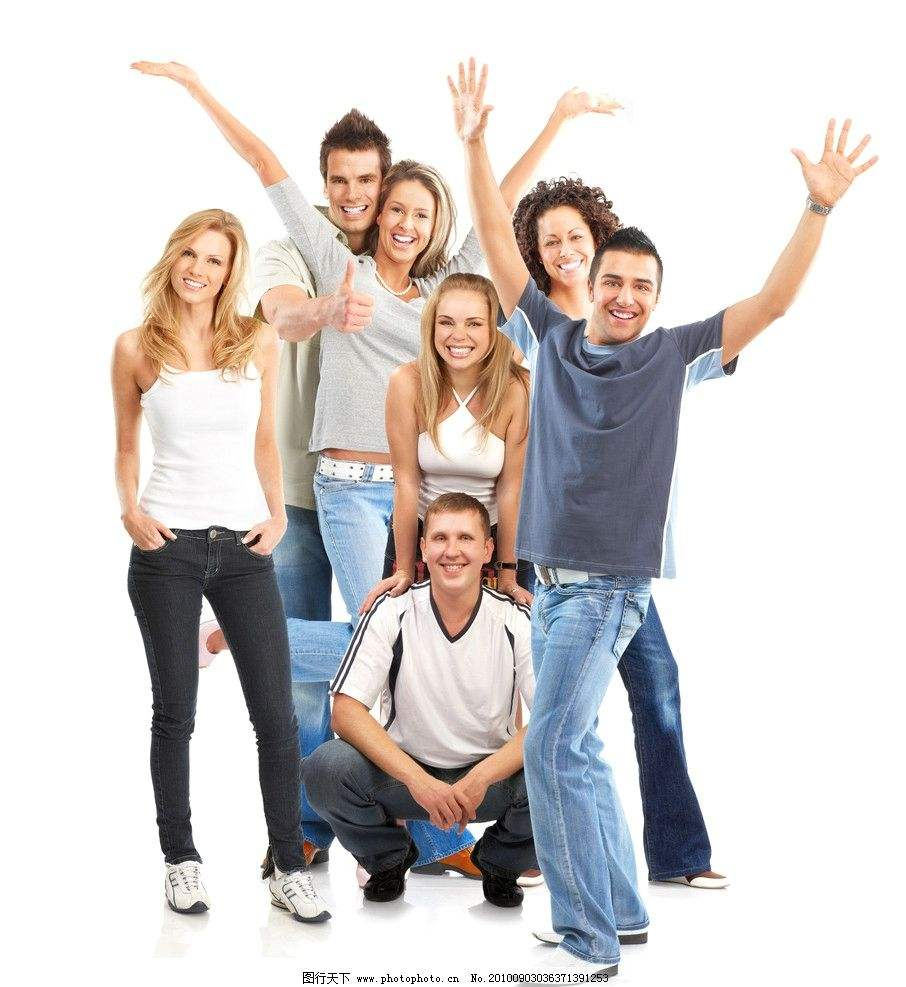
#> input picture imgs/1.jpeg, 906 x 987 px
$ python face_cv3.py
#> lines starting #> are read from the running program, lines starting #| are printed output that depends on the picture; after the words box and inside, x2 and y2 are one past the last pixel; in counts of white or black regions, pixels touching at a corner belong together
#!/usr/bin/env python
# coding=utf-8
import cv2
# import sys

# 获取输入的图片
imagePath = "./imgs/1.jpeg"
cascPath = "haarcascade_frontalface_default.xml"

# 创建haar级联分类器对象
faceCascade = cv2.CascadeClassifier(cascPath)

# 读取图片
image = cv2.imread(imagePath)
#> image is the input picture: shape (987, 906, 3); mean B, G, R 205.6, 207.1, 212.2
# 将图片转为灰度格式
gray = cv2.cvtColor(image, cv2.COLOR_BGR2GRAY)
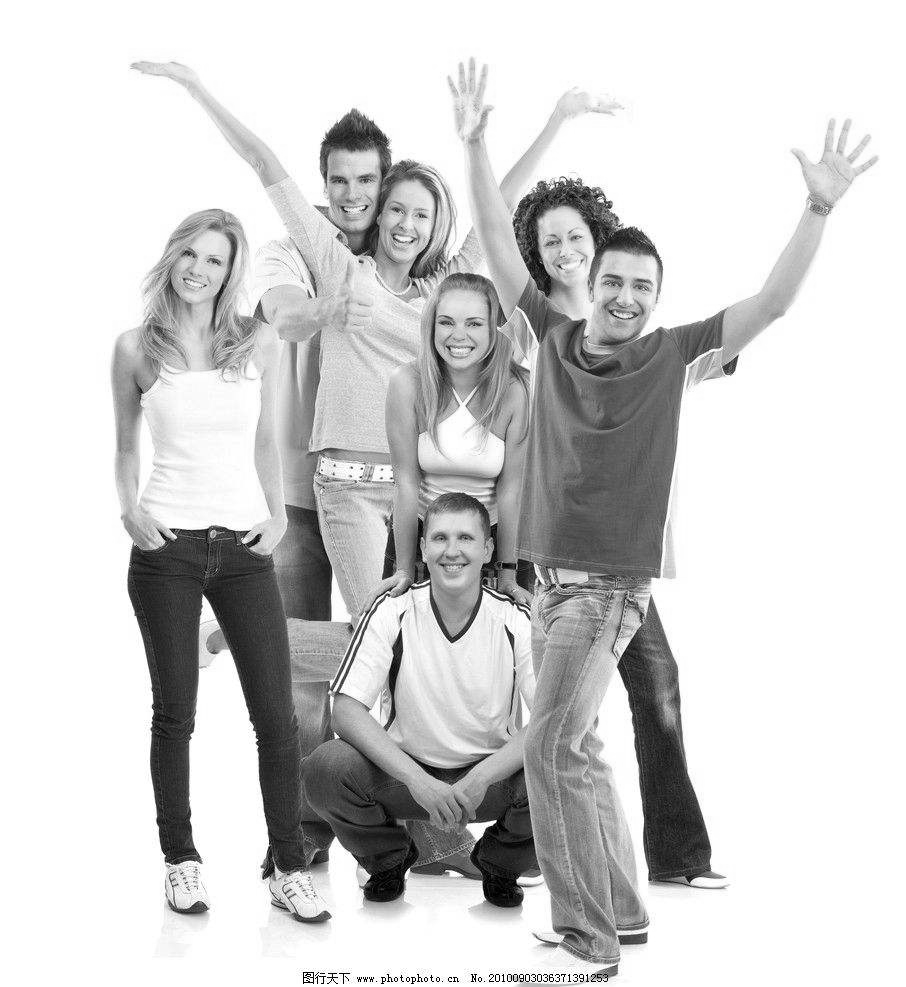
#> gray: shape (987, 906); min 0, max 255, mean 208.5

# 识别图片中的人脸
faces = faceCascade.detectMultiScale(
    gray, scaleFactor=1.1, minNeighbors=5, minSize=(30, 30))
#> faces = [[317, 153, 70, 70], [374, 186, 69, 69], [529, 212, 70, 70], [425, 295, 71, 71], [416, 510, 74, 74], [165, 231, 71, 71], [586, 253, 80, 80], [299, 414, 114, 114]]

# 打印出识别的人脸数
print("Found {0} faces!".format(len(faces)))
#| Found 8 faces!

# 在人脸周围画出矩形
for (x, y, w, h) in faces:
    cv2.rectangle(image, (x, y), (x + w, y + h), (0, 255, 0), 2)
#> this loop made 8 passes
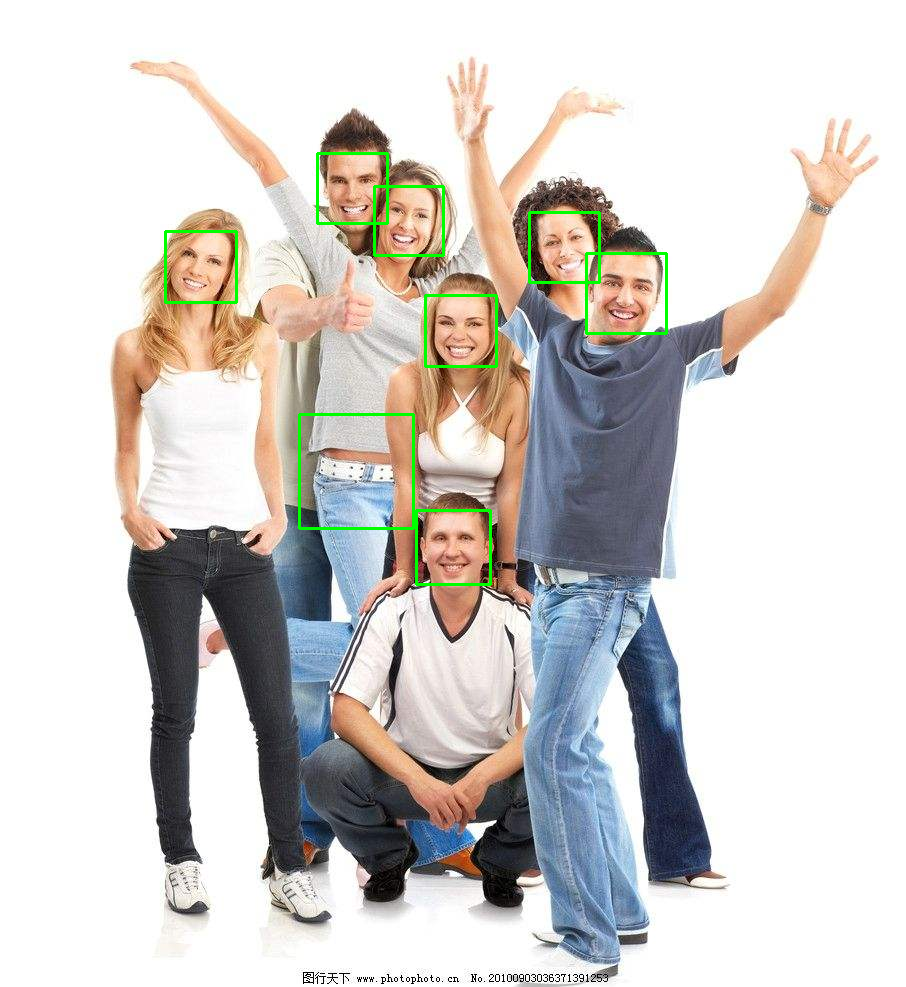
#> image: shape (987, 906, 3); 0.82% of pixels changed, all inside (x1, y1, x2, y2) = (164, 152, 668, 586)

cv2.imshow("Faces found", image)
cv2.waitKey(0)

$ run again, with imgs/family.jpeg copied over imgs/1.jpeg
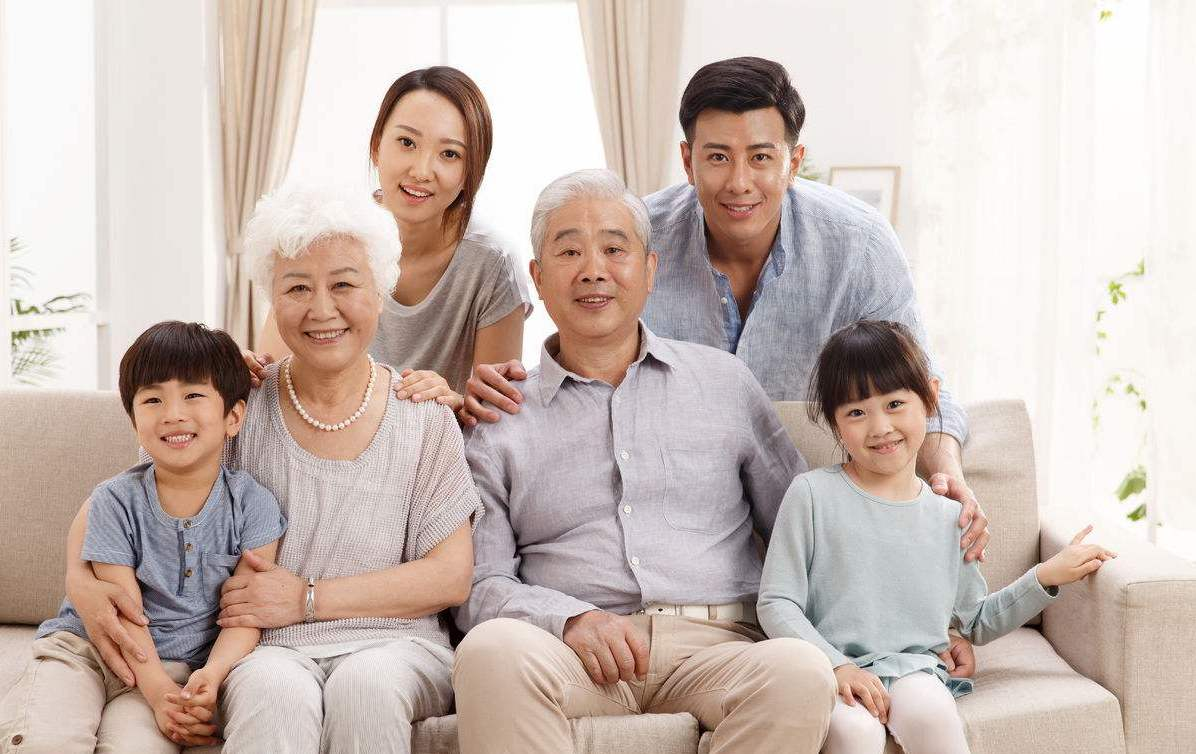
#> input picture imgs/family.jpeg, 1196 x 754 px
#> image is the input picture: shape (754, 1196, 3); mean B, G, R 180.8, 187.6, 203.2
#> `gray = cv2.cvtColor(image, cv2.COLOR_BGR2GRAY)`:
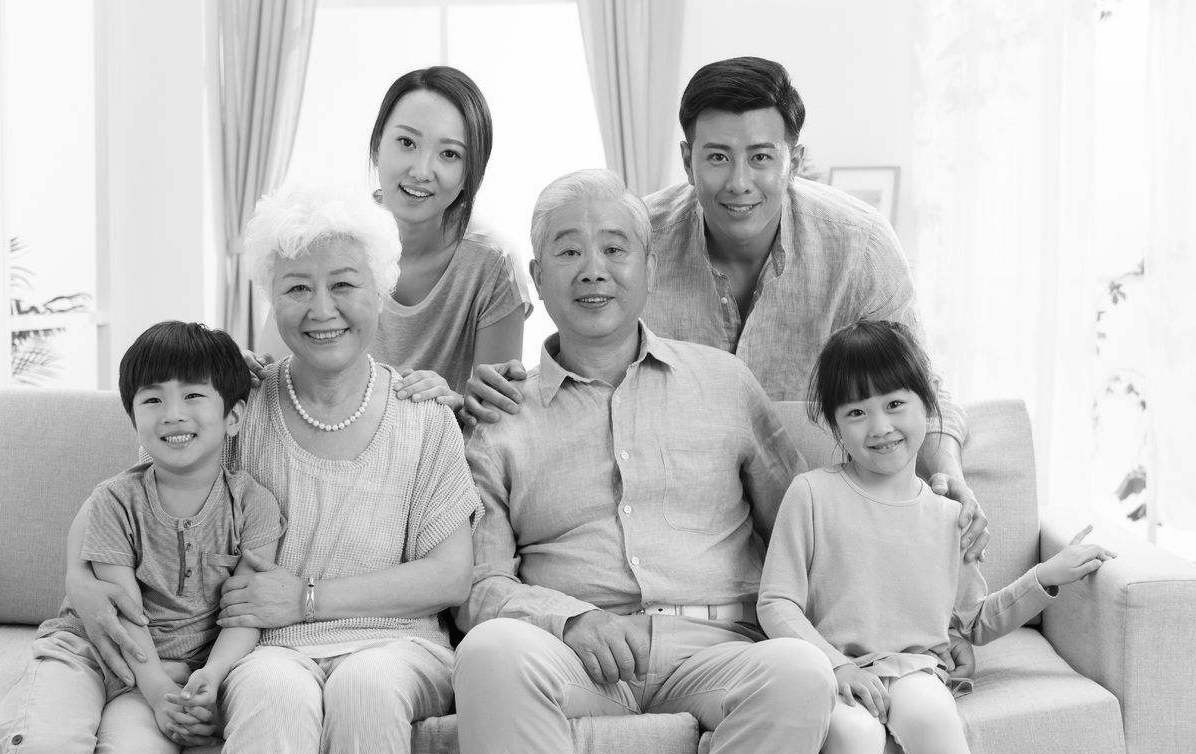
#> gray: shape (754, 1196); min 0, max 255, mean 191.5
#> faces = [[753, 551, 61, 61], [840, 373, 95, 95], [364, 101, 122, 122], [118, 356, 110, 110], [674, 109, 126, 126], [525, 196, 135, 135], [257, 240, 124, 124]]
#| Found 7 faces!
#> the loop `for (x, y, w, h) in faces:` made 7 passes
#> after the loop `for (x, y, w, h) in faces:`:
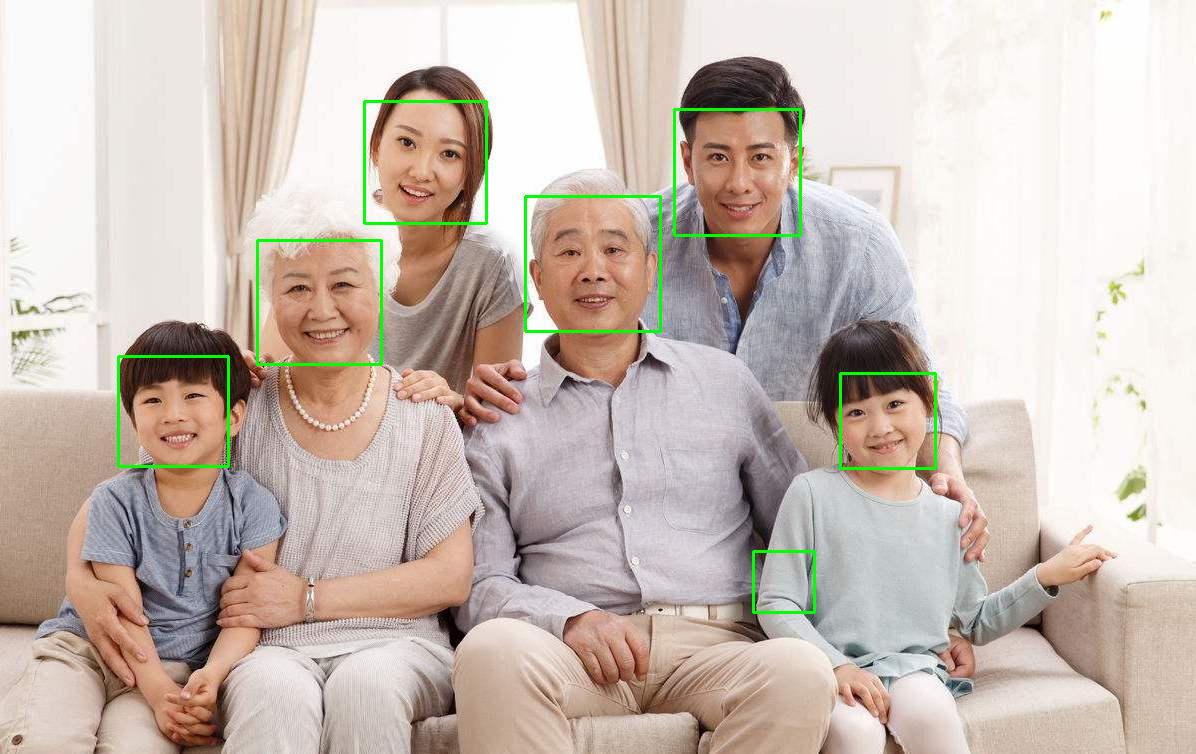
#> image: shape (754, 1196, 3); 1.03% of pixels changed, all inside (x1, y1, x2, y2) = (117, 100, 937, 614)

$ run again, with imgs/family2.jpeg copied over imgs/1.jpeg
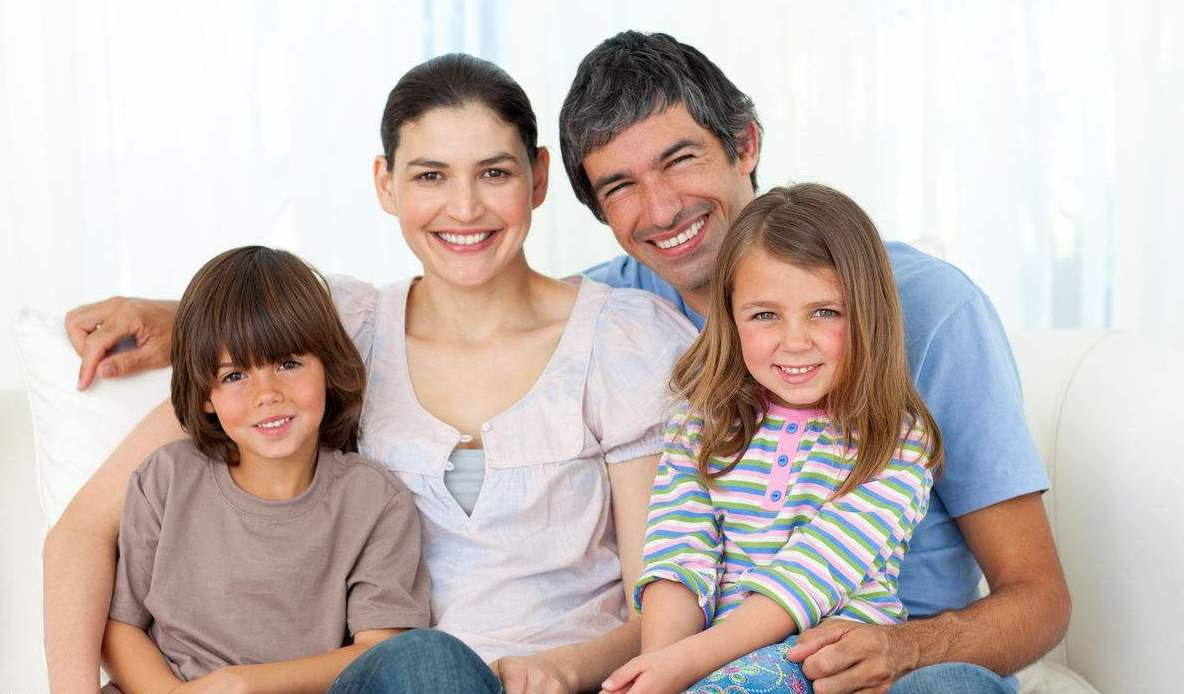
#> input picture imgs/family2.jpeg, 1184 x 694 px
#> image is the input picture: shape (694, 1184, 3); mean B, G, R 181, 185.4, 198.3
#> `gray = cv2.cvtColor(image, cv2.COLOR_BGR2GRAY)`:
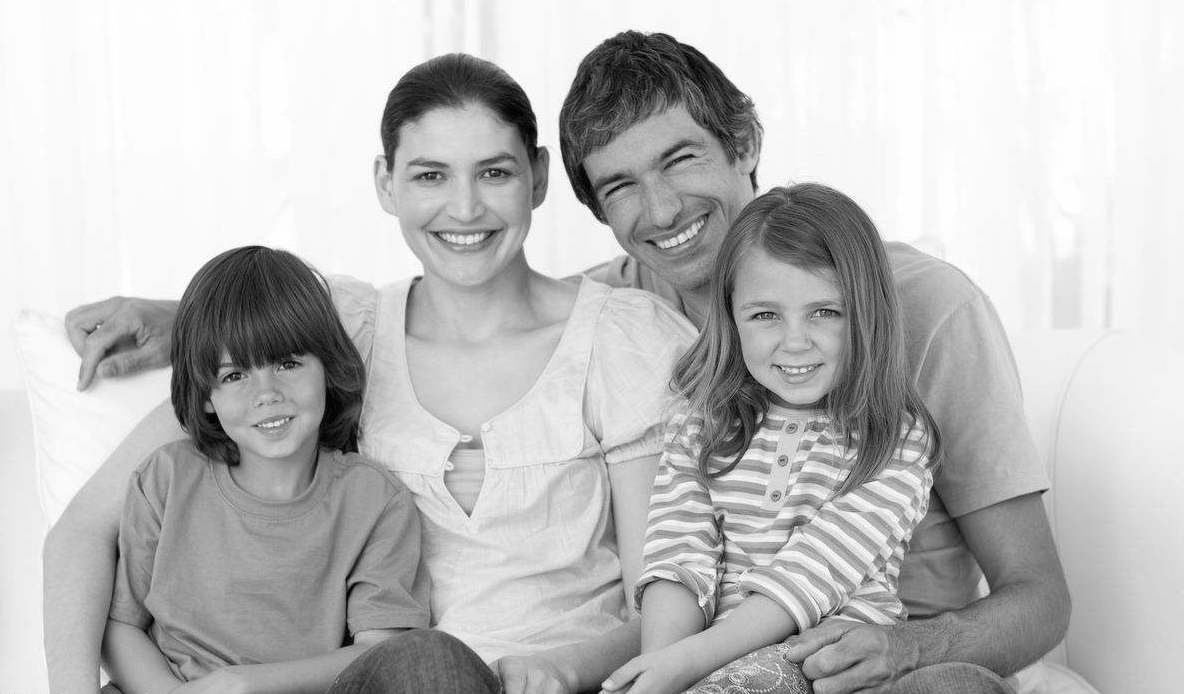
#> gray: shape (694, 1184); min 0, max 255, mean 188.7
#> faces = [[726, 262, 137, 137], [378, 110, 166, 166]]
#| Found 2 faces!
#> the loop `for (x, y, w, h) in faces:` made 2 passes
#> after the loop `for (x, y, w, h) in faces:`:
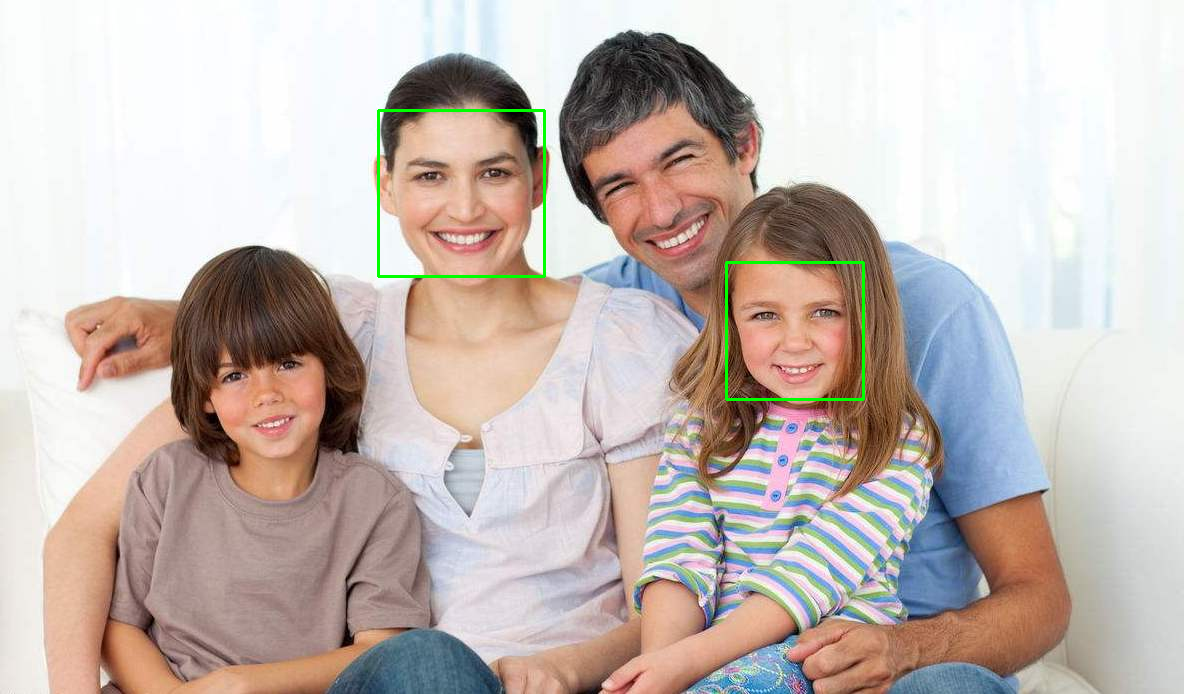
#> image: shape (694, 1184, 3); 0.44% of pixels changed, all inside (x1, y1, x2, y2) = (377, 109, 865, 401)

$ run again, with imgs/family3.jpeg copied over imgs/1.jpeg
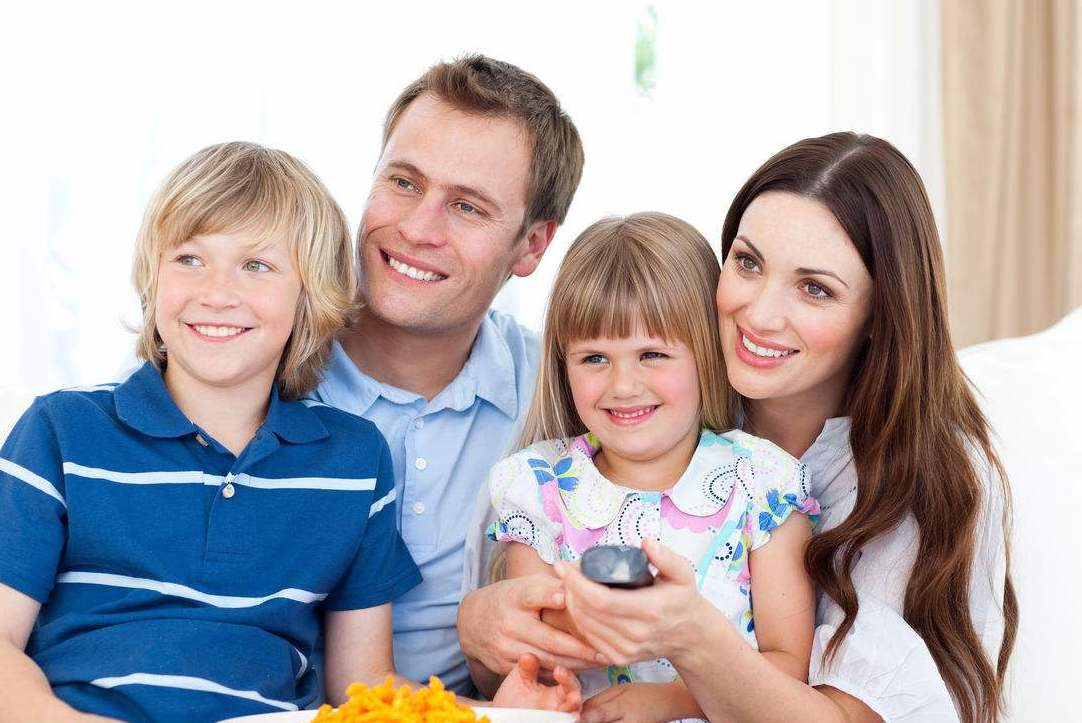
#> input picture imgs/family3.jpeg, 1082 x 723 px
#> image is the input picture: shape (723, 1082, 3); mean B, G, R 172.6, 169.8, 177
#> `gray = cv2.cvtColor(image, cv2.COLOR_BGR2GRAY)`:
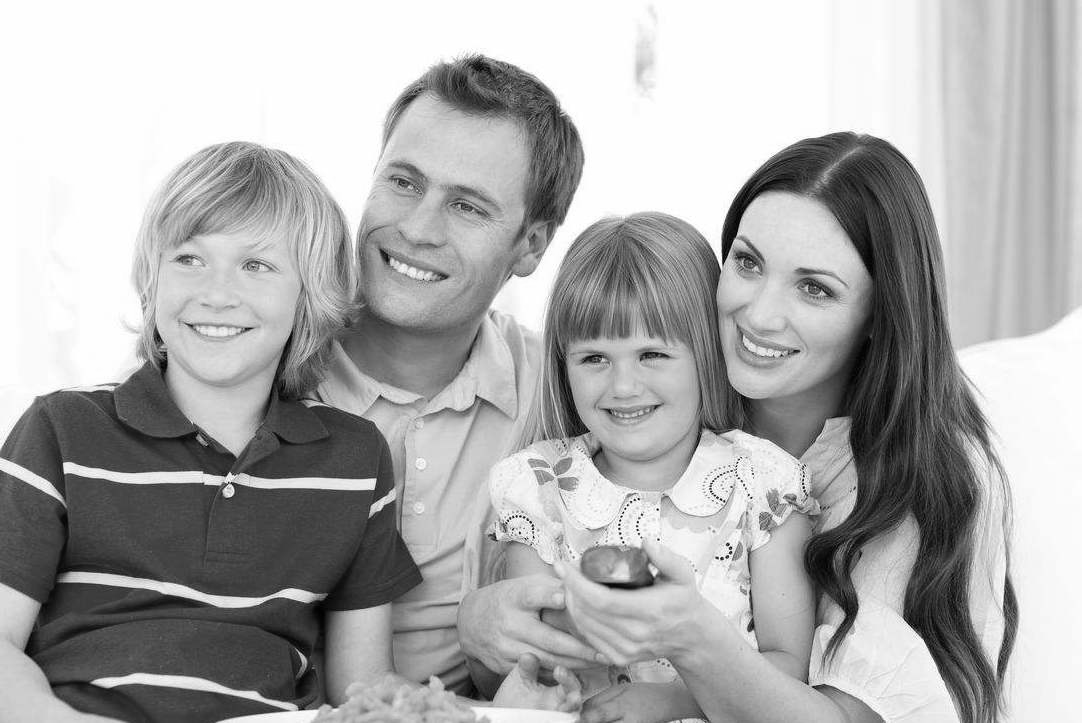
#> gray: shape (723, 1082); min 0, max 255, mean 172.3
#> faces = [[548, 299, 152, 152], [145, 266, 151, 151], [145, 203, 164, 164], [694, 208, 187, 187], [334, 118, 199, 199]]
#| Found 5 faces!
#> the loop `for (x, y, w, h) in faces:` made 5 passes
#> after the loop `for (x, y, w, h) in faces:`:
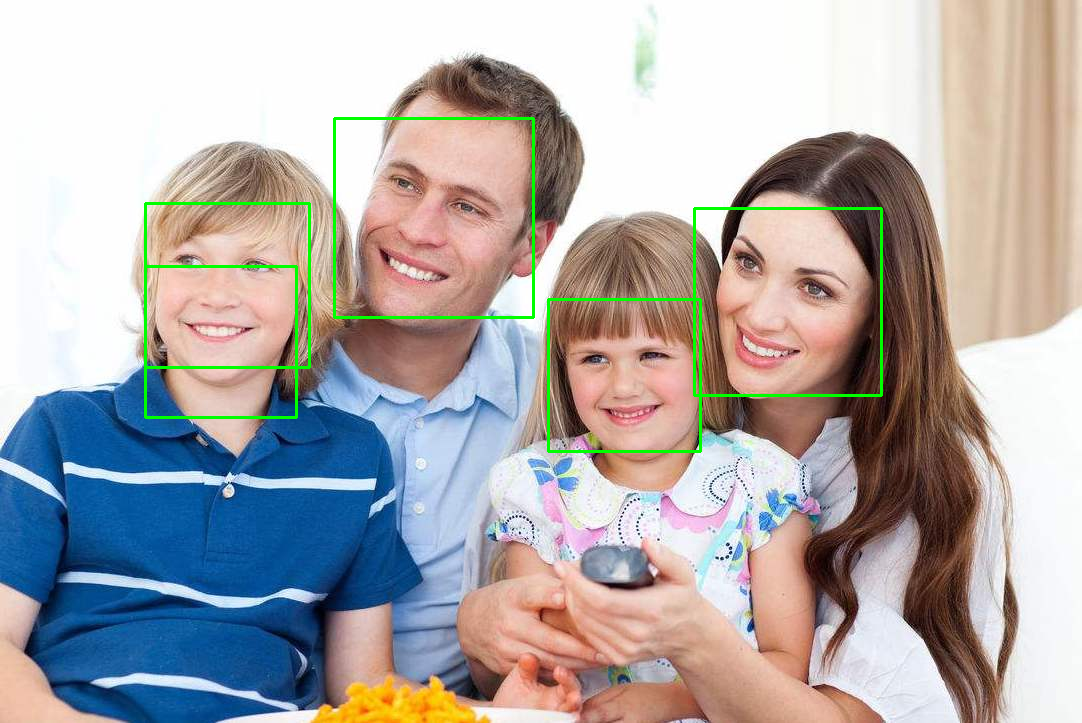
#> image: shape (723, 1082, 3); 1.26% of pixels changed, all inside (x1, y1, x2, y2) = (144, 117, 883, 453)
